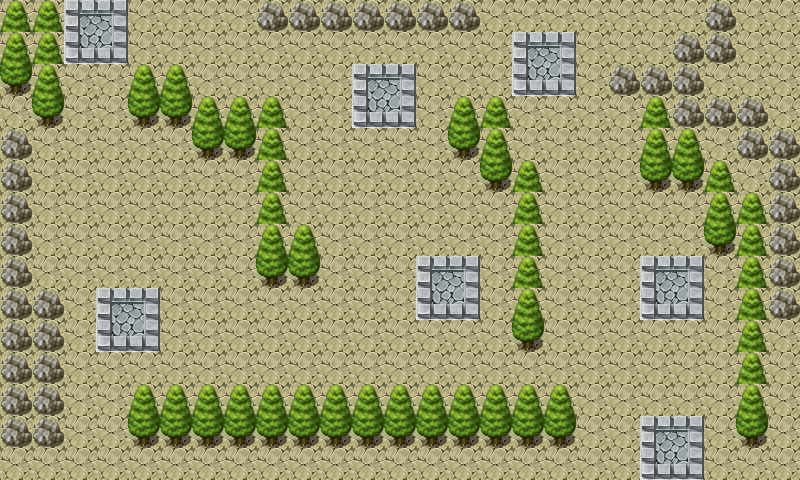

The image is a tile-based game level rendered from a .tmx file. Its description and source (layers, tilesets, objects; grid data summarised) follow:
An orthogonal 25x15 tile map with 32x32 px tiles, 2 tile layers (background, khungcanh), 1 hidden layer not drawn, 3 tilesets.

<map version="1.0" orientation="orthogonal" width="25" height="15" tilewidth="32" tileheight="32">
 <tileset firstgid="1" name="map_tiles_1_5" tilewidth="32" tileheight="32">
  <image source="map_tiles_1_5.png" width="512" height="256" />
 </tileset>
 <tileset firstgid="129" name="map_tiles_2_1" tilewidth="32" tileheight="32">
  <image source="map_tiles_2_1.png" width="512" height="256" />
 </tileset>
 <tileset firstgid="257" name="vatcan" tilewidth="32" tileheight="32">
  <image source="vatcan.png" width="32" height="32" />
  <tile id="0">
   <properties>
    <property name="vatcan" value="vatcan" />
   </properties>
  </tile>
 </tileset>
 <layer name="background" width="25" height="15">
  <data>[375 cells, 375 non-empty, 1 distinct tile ids]</data>
 </layer>
 <layer name="khungcanh" width="25" height="15">
  <data>[375 cells, 144 non-empty, 7 distinct tile ids]</data>
 </layer>
 <layer name="vatcan" width="25" height="15" visible="0">
  <data>[375 cells, 144 non-empty, 1 distinct tile ids]</data>
 </layer>
</map>
